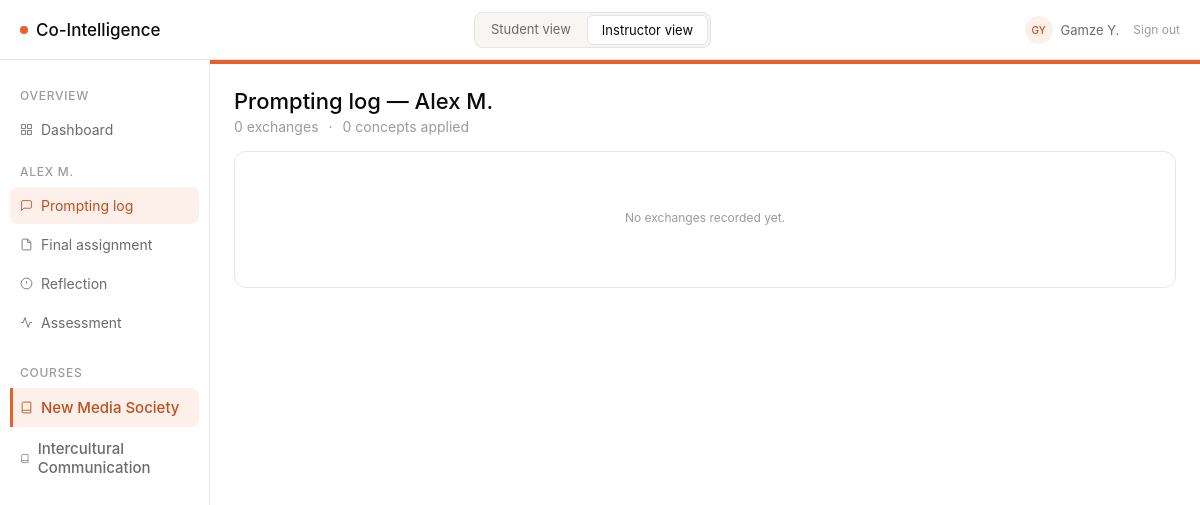
The page /instructor/student/1/log (signed in) on the database as committed earlier.
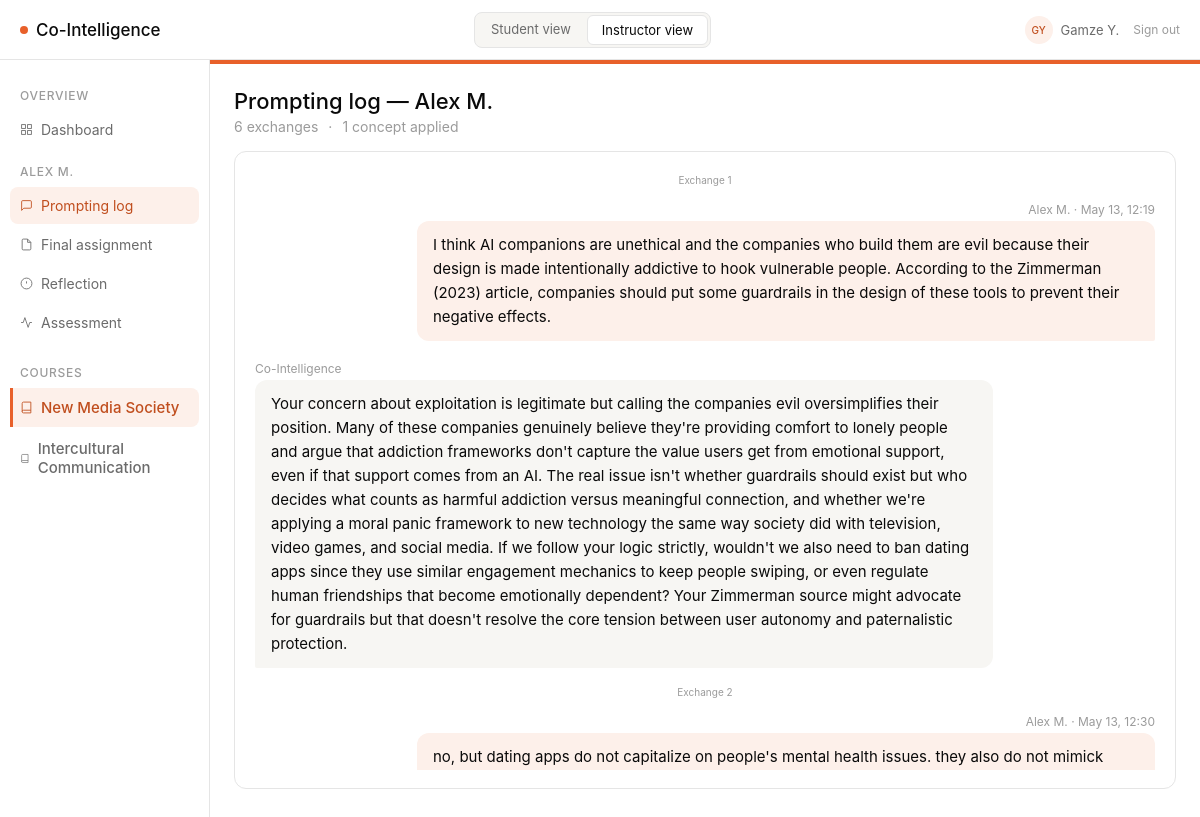
The same page on the database as committed later.
### models/models.py (models this page shows, shortened)
class Course(db.Model):
    __tablename__ = "courses"
    id = db.Column(db.Integer, primary_key=True)
    name = db.Column(db.String(200), nullable=False)
    learning_objective = db.Column(db.Text, nullable=False)
    required_concepts = db.Column(db.JSON, nullable=False, default=list)
    output_modalities = db.Column(db.JSON, nullable=False, default=list)
    min_exchanges = db.Column(db.Integer, nullable=False, default=5)
    color = db.Column(db.String(20), nullable=False, default="#E8602A")
    color_light = db.Column(db.String(20), nullable=False, default="#FDF0EA")
    color_text = db.Column(db.String(20), nullable=False, default="#C04E1E")
    color_hover = db.Column(db.String(20), nullable=False, default="#d4521f")
    assignments = db.relationship("Assignment", back_populates="course")
    students = db.relationship("Student", back_populates="course")

class Student(db.Model):
    __tablename__ = "students"
    id = db.Column(db.Integer, primary_key=True)
    name = db.Column(db.String(120), nullable=False)
    email = db.Column(db.String(200), unique=True, nullable=False)
    course_id = db.Column(db.Integer, db.ForeignKey("courses.id"), nullable=False)
    user_id = db.Column(db.Integer, db.ForeignKey("users.id"), nullable=True)
    course = db.relationship("Course", back_populates="students")
    exchanges = db.relationship("PromptExchange", back_populates="student")
    reflections = db.relationship("Reflection", back_populates="student")
    outputs = db.relationship("Output", back_populates="student")
    assessment_scores = db.relationship("AssessmentScore", back_populates="student")

class PromptExchange(db.Model):
    __tablename__ = "prompt_exchanges"
    id = db.Column(db.Integer, primary_key=True)
    student_id = db.Column(db.Integer, db.ForeignKey("students.id"), nullable=False)
    assignment_id = db.Column(db.Integer, db.ForeignKey("assignments.id"), nullable=False)
    student_message = db.Column(db.Text, nullable=False)
    ai_response = db.Column(db.Text, nullable=False)
    concepts_applied = db.Column(db.JSON, nullable=False, default=list)
    has_pushback = db.Column(db.Boolean, nullable=False, default=False)
    exchange_number = db.Column(db.Integer, nullable=False)
    timestamp = db.Column(db.DateTime, default=datetime.utcnow)
    student = db.relationship("Student", back_populates="exchanges")
    assignment = db.relationship("Assignment", back_populates="exchanges")

### routes/instructor_routes.py (the view)
@instructor_bp.route("/student/<int:student_id>/log")
def log(student_id):
    student = Student.query.get_or_404(student_id)
    course, assignment = _get_base_for_student(student)
    exchanges = (
        PromptExchange.query
        .filter_by(student_id=student_id, assignment_id=assignment.id)
        .order_by(PromptExchange.exchange_number)
        .all()
    )
    all_concepts = set()
    for ex in exchanges:
        all_concepts.update(ex.concepts_applied or [])
    return render_template(
        "instructor/log.html",
        course=course,
        assignment=assignment,
        student=student,
        exchanges=exchanges,
        exchange_count=len(exchanges),
        concept_count=len(all_concepts),
    )

### routes/instructor_routes.py (called while the page is built)
@instructor_bp.before_request
def require_instructor_role():
    if not current_user.is_authenticated:
        return redirect(url_for("login"))
    if current_user.role not in ("instructor", "dev"):
        return redirect(url_for("student.prompting"))

def _get_base_for_student(student):
    course = Course.query.get(student.course_id)
    assignment = Assignment.query.filter_by(course_id=course.id).first()
    return course, assignment

### templates/instructor/log.html (shortened to what this page needs)
{% extends "base.html" %}
{% block sidebar %}{% include "instructor/_student_sidebar.html" %}{% endblock %}
{% block content %}
<div style="margin-bottom:16px;">
  <h1 class="page-title">Prompting log &mdash; {{ student.name }}</h1>
  <div class="page-sub" style="display:flex;gap:10px;">
    <span>{{ exchange_count }} exchange{% if exchange_count != 1 %}s{% endif %}</span>
    <span>&middot;</span>
    <span>{{ concept_count }} concept{% if concept_count != 1 %}s{% endif %} applied</span>
  </div>
</div>
<div class="card">
  <div class="chat-wrap" style="max-height:600px;">
    {% if exchanges %}
      {% for ex in exchanges %}
      <div style="text-align:center;font-size:10px;color:var(--text-tertiary);padding:4px 0 2px;">
        Exchange {{ ex.exchange_number }}
      </div>
      <div class="msg-you">
        <div class="msg-meta" style="text-align:right;">
          {{ student.name }}{% if ex.timestamp %} &middot; {{ ex.timestamp.strftime('%b %d, %H:%M') }}{% endif %}
        </div>
        <div class="bubble-you">{{ ex.student_message }}</div>
      </div>
      <div class="msg-ai">
        <div class="msg-meta">Co-Intelligence</div>
        <div class="bubble-ai">{{ ex.ai_response }}</div>
      </div>
      {% endfor %}
    {% else %}
    <div style="text-align:center;padding:40px 0;color:var(--text-tertiary);font-size:12px;">
      No exchanges recorded yet.
    </div>
    {% endif %}
  </div>
</div>
{% endblock %}

### templates/instructor/_student_sidebar.html
<nav class="sidebar">
  <div class="sidebar-section">Overview</div>
  <a href="{{ url_for('instructor.dashboard') }}"
     class="sidebar-item{% if request.endpoint == 'instructor.dashboard' %} active{% endif %}">
    <svg width="13" height="13" fill="none" stroke="currentColor" stroke-width="1.6" viewBox="0 0 24 24"><rect x="3" y="3" width="7" height="7"/><rect x="14" y="3" width="7" height="7"/><rect x="14" y="14" width="7" height="7"/><rect x="3" y="14" width="7" height="7"/></svg>
    Dashboard
  </a>
  <div class="sidebar-section">{{ student.name }}</div>
  <a href="{{ url_for('instructor.log', student_id=student.id) }}"
     class="sidebar-item{% if request.endpoint == 'instructor.log' %} active{% endif %}">
    <svg width="13" height="13" fill="none" stroke="currentColor" stroke-width="1.6" viewBox="0 0 24 24"><path d="M21 15a2 2 0 0 1-2 2H7l-4 4V5a2 2 0 0 1 2-2h14a2 2 0 0 1 2 2z"/></svg>
    Prompting log
  </a>
  <a href="{{ url_for('instructor.assignment', student_id=student.id) }}"
     class="sidebar-item{% if request.endpoint == 'instructor.assignment' %} active{% endif %}">
    <svg width="13" height="13" fill="none" stroke="currentColor" stroke-width="1.6" viewBox="0 0 24 24"><path d="M14 2H6a2 2 0 0 0-2 2v16a2 2 0 0 0 2 2h12a2 2 0 0 0 2-2V8z"/><polyline points="14 2 14 8 20 8"/></svg>
    Final assignment
  </a>
  <a href="{{ url_for('instructor.reflection', student_id=student.id) }}"
     class="sidebar-item{% if request.endpoint == 'instructor.reflection' %} active{% endif %}">
    <svg width="13" height="13" fill="none" stroke="currentColor" stroke-width="1.6" viewBox="0 0 24 24"><circle cx="12" cy="12" r="10"/><line x1="12" y1="8" x2="12" y2="12"/><line x1="12" y1="16" x2="12.01" y2="16"/></svg>
    Reflection
  </a>
  <a href="{{ url_for('instructor.assessment', student_id=student.id) }}"
     class="sidebar-item{% if request.endpoint in ('instructor.assessment', 'instructor.assessment_generate') %} active{% endif %}">
    <svg width="13" height="13" fill="none" stroke="currentColor" stroke-width="1.6" viewBox="0 0 24 24"><polyline points="22 12 18 12 15 21 9 3 6 12 2 12"/></svg>
    Assessment
  </a>
  {% include "_course_nav.html" %}
</nav>

### templates/_course_nav.html
{% if all_courses and all_courses | length > 1 %}
<div class="sidebar-section" style="margin-top:8px;">Courses</div>
{% for c in all_courses %}
<a href="{{ url_for('switch_course', course_id=c.id) }}"
   class="sidebar-item{% if c.id == current_course_id %} active{% endif %}"
   style="font-size:15px;font-weight:500;{% if c.id == current_course_id %}border-left:3px solid {{ course_color }};border-radius:0 8px 8px 0;padding-left:7px;{% endif %}">
  <svg width="13" height="13" fill="none" stroke="currentColor" stroke-width="1.6" viewBox="0 0 24 24">
    <path d="M4 19.5A2.5 2.5 0 0 1 6.5 17H20"/><path d="M6.5 2H20v20H6.5A2.5 2.5 0 0 1 4 19.5v-15A2.5 2.5 0 0 1 6.5 2z"/>
  </svg>
  {{ c.name }}
</a>
{% endfor %}
{% endif %}

Rows that differ between the two databases and show on the page:
added PromptExchange: exchange_number "1", {{ student.name }} "Alex M.", timestamp "May 13, 12:19", student_message "I think AI companions are unethical and the companies who build them are evil because their design is made intentionally addictive to hook vulnerable people. According to the Zimmerman (2023) article, companies should put some guardrails in the design of these tools to prevent their negative effects.", ai_response "Your concern about exploitation is legitimate but calling the companies evil oversimplifies their position. Many of these companies genuinely believe they're providing comfort to lonely people and argue that addiction frameworks don't capture the value users get from emotional support, even if that support comes from an AI. The real issue isn't whether guardrails should exist but who decides what counts as harmful addiction versus meaningful connection, and whether we're applying a moral panic framework to new technology the same way society did with television, video games, and social media. If we follow your logic strictly, wouldn't we also need to ban dating apps since they use similar…"
added PromptExchange: exchange_number "2", {{ student.name }} "Alex M.", timestamp "May 13, 12:30", student_message "no, but dating apps do not capitalize on people's mental health issues. they also do not mimick…"
Other text that changed with them:
{{ exchange_count }}: "0" → "6"
{{ concept_count }}: "0" → "1"
text no longer shown: "s No exchanges recorded yet."
